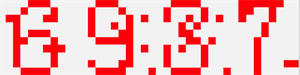
#> input picture Play/captcha/imgs/6937.png, 300 x 75 px; its folder holds only this picture in this run
$ python img_tools.py
#> lines starting #> are read from the running program, lines starting #| are printed output that depends on the picture; after the words box and inside, x2 and y2 are one past the last pixel; in counts of white or black regions, pixels touching at a corner belong together
"""
一些图像处理工具
"""
import os
from PIL import Image
from captcha.cfg import img_path, bin_clear_folder, origin_pic_folder, cut_pic_folder, data_root
from os.path import join
from captcha.svm_features import get_svm_test_txt,get_svm_train_txt


def get_bin_table(threshold=140):
    """
    获取灰度转二值的映射table
    :param threshold:
    :return:
    """
#> called with threshold = 140
    table = []
    for i in range(256):
        if i < threshold:
            table.append(0)
        else:
            table.append(1)

    return table


def sum_9_region(img, x, y):
    """
    9邻域框,以当前点为中心的田字框,黑点个数,作为移除一些孤立的点的判断依据
    :param img: Image
    :param x:
    :param y:
    :return:
    """
    cur_pixel = img.getpixel((x, y))  # 当前像素点的值
    width = img.width
    height = img.height

    if cur_pixel == 1:  # 如果当前点为白色区域,则不统计邻域值
        return 0

    if y == 0:  # 第一行
        if x == 0:  # 左上顶点,4邻域
            # 中心点旁边3个点
            sum = cur_pixel \
                  + img.getpixel((x, y + 1)) \
                  + img.getpixel((x + 1, y)) \
                  + img.getpixel((x + 1, y + 1))
            return 4 - sum
        elif x == width - 1:  # 右上顶点
            sum = cur_pixel \
                  + img.getpixel((x, y + 1)) \
                  + img.getpixel((x - 1, y)) \
                  + img.getpixel((x - 1, y + 1))

            return 4 - sum
        else:  # 最上非顶点,6邻域
            sum = img.getpixel((x - 1, y)) \
                  + img.getpixel((x - 1, y + 1)) \
                  + cur_pixel \
                  + img.getpixel((x, y + 1)) \
                  + img.getpixel((x + 1, y)) \
                  + img.getpixel((x + 1, y + 1))
            return 6 - sum
    elif y == height - 1:  # 最下面一行
        if x == 0:  # 左下顶点
            # 中心点旁边3个点
            sum = cur_pixel \
                  + img.getpixel((x + 1, y)) \
                  + img.getpixel((x + 1, y - 1)) \
                  + img.getpixel((x, y - 1))
            return 4 - sum
        elif x == width - 1:  # 右下顶点
            sum = cur_pixel \
                  + img.getpixel((x, y - 1)) \
                  + img.getpixel((x - 1, y)) \
                  + img.getpixel((x - 1, y - 1))

            return 4 - sum
        else:  # 最下非顶点,6邻域
            sum = cur_pixel \
                  + img.getpixel((x - 1, y)) \
                  + img.getpixel((x + 1, y)) \
                  + img.getpixel((x, y - 1)) \
                  + img.getpixel((x - 1, y - 1)) \
                  + img.getpixel((x + 1, y - 1))
            return 6 - sum
    else:  # y不在边界
        if x == 0:  # 左边非顶点
            sum = img.getpixel((x, y - 1)) \
                  + cur_pixel \
                  + img.getpixel((x, y + 1)) \
                  + img.getpixel((x + 1, y - 1)) \
                  + img.getpixel((x + 1, y)) \
                  + img.getpixel((x + 1, y + 1))

            return 6 - sum
        elif x == width - 1:  # 右边非顶点
            # print('%s,%s' % (x, y))
            sum = img.getpixel((x, y - 1)) \
                  + cur_pixel \
                  + img.getpixel((x, y + 1)) \
                  + img.getpixel((x - 1, y - 1)) \
                  + img.getpixel((x - 1, y)) \
                  + img.getpixel((x - 1, y + 1))

            return 6 - sum
        else:  # 具备9领域条件的
            sum = img.getpixel((x - 1, y - 1)) \
                  + img.getpixel((x - 1, y)) \
                  + img.getpixel((x - 1, y + 1)) \
                  + img.getpixel((x, y - 1)) \
                  + cur_pixel \
                  + img.getpixel((x, y + 1)) \
                  + img.getpixel((x + 1, y - 1)) \
                  + img.getpixel((x + 1, y)) \
                  + img.getpixel((x + 1, y + 1))
            return 9 - sum


def remove_noise_pixel(img, noise_point_list):
    """
    根据噪点的位置信息，消除二值图片的黑点噪声
    :type img:Image
    :param img:
    :param noise_point_list:
    :return:
    """
    for item in noise_point_list:
        img.putpixel((item[0], item[1]), 1)


def get_clear_bin_image(image):
    """
    获取干净的二值化的图片。
    图像的预处理：
    1. 先转化为灰度
    2. 再二值化
    3. 然后清除噪点
    参考:http://python.jobbole.com/84625/
    :type img:Image
    :return:
    """
    imgry = image.convert('L')  # 转化为灰度图

    table = get_bin_table()
    out = imgry.point(table, '1')  # 变成二值图片:0表示黑色,1表示白色

    noise_point_list = []  # 通过算法找出噪声点,第一步比较严格,可能会有些误删除的噪点
    for x in range(out.width):
        for y in range(out.height):
            res_9 = sum_9_region(out, x, y)
            if (0 < res_9 < 3) and out.getpixel((x, y)) == 0:  # 找到孤立点
                pos = (x, y)  #
                noise_point_list.append(pos)
    remove_noise_pixel(out, noise_point_list)
    return out


def get_crop_imgs(img):
    """
    按照图片的特点,进行切割,这个要根据具体的验证码来进行工作. # 见本例验证图的结构原理图
    分割图片是传统机器学习来识别验证码的重难点，如果这一步顺利的话，则多位验证码的问题可以转化为1位验证字符的识别问题
    :param img:
    :return:
    """
    child_img_list = []
    for i in range(4):
        x = 2 + i * (6 + 4)  # 见原理图
        y = 0
        child_img = img.crop((x, y, x + 6, y + 10))
        child_img_list.append(child_img)

    return child_img_list


# [26 lines left out: functions print_line_x, print_bin, not called in this run]


def save_crop_imgs(bin_clear_image_path, child_img_list):
    """
    输入：整个干净的二化图片
    输出：每张切成4版后的图片集
    保存切割的图片
    例如： A.png ---> A-1.png,A-2.png,... A-4.png 并保存，这个保存后需要去做label标记的
    :param bin_clear_image_path: xxxx/xxxxx/xxxxx.png 主要是用来提取切割的子图保存的文件名称
    :param child_img_list:
    :return:
    """
    full_file_name = os.path.basename(bin_clear_image_path)  # 文件名称
    full_file_name_split = full_file_name.split('.')
    file_name = full_file_name_split[0]
    # file_ext = full_file_name_split[1]

    i = 0
    print(cut_pic_folder)
    for child_img in child_img_list:
        cut_img_file_name = file_name + '-' + ("%s.png" % i)
        child_img.save(join(cut_pic_folder, cut_img_file_name))
        i += 1


# 训练素材准备：文件目录下面的图片的批量操作

# [12 lines left out: function batch_get_all_bin_clear, not called in this run]


def batch_cut_images():
    """
    训练素材准备。
    批量操作：分割切除所有 "二值 -> 除噪声" 之后的图片，变成所有的单字符的图片。然后保存到相应的目录，方便打标签
    """
    print(bin_clear_folder)
    file_list = os.listdir(bin_clear_folder)
    for file_name in file_list:
        bin_clear_img_path = os.path.join(bin_clear_folder, file_name)
        img = Image.open(bin_clear_img_path)
#> img is the input picture: PIL image 300x75 RGBA; mean R, G, B, A 244.5, 178.2, 180.6, 254.5

        child_img_list = get_crop_imgs(img)
#> after the loop in get_crop_imgs, `for i in range(4):`: child_img_list = 4 items
#> child_img_list = 4 items
        save_crop_imgs(bin_clear_img_path, child_img_list)  # 将切割的图进行保存，后面打标签时要用
#> the loop in save_crop_imgs, `for child_img in child_img_list:` made 4 passes
#> cut_img_file_name on passes 1 to 4: '6937-0.png', '6937-1.png', '6937-2.png', '6937-3.png'
#> after the loop in save_crop_imgs, `for child_img in child_img_list:`: i = 4


# 中间的demo效果演示


# [14 lines left out: function demo_cut_pic, not called in this run]


def get_bin_img_name(img_path):
    """
    根据原始origin 文件路径,获取二值而且去噪声的文件路径
    :param img_path:
    :type img_path:str
    :return:
    """
    path_split = img_path.split('/')
    file_name_split = path_split[-1].split('.')
    file_name = file_name_split[0]  # 文件名
    # file_ext = file_name_split[1]  # 扩展名

    new_file = '/'.join(item for item in path_split[:-2]) + '/bin_clear/' + file_name + '.png'
    return new_file


def demo_handle_save_bin_clear_pic(image):
    """
    图像处理函数的演示
    在训练分析阶段的时候使用:保存二次的二值图,
    :type img:Image
    :return:
    """
    out = get_clear_bin_image(image)
#> in get_clear_bin_image, `imgry = image.convert('L')`:
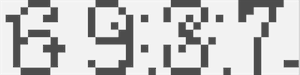
#> imgry: PIL image 300x75 L; min 75, max 252, mean 198.3
#> in get_clear_bin_image, `out = imgry.point(table, '1')`:
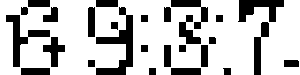
#> out: PIL image 300x75 1; 75% white; 27 black regions, largest, box (x1, y1, x2, y2) and area: (96, 7, 133, 75) 944, (6, 15, 50, 67) 624, (238, 0, 284, 22) 589
    new_file_path = get_bin_img_name(img_path)
    print(new_file_path)
    out.save(new_file_path)


if __name__ == "__main__":
    print(get_bin_table())
    batch_cut_images()
    # batch_get_all_bin_clear()  # 获取所有的二值化的初步去噪的图片
    # demo_cut_pic()  # 切割图片成单个字
    # save_train_txt()
    # save_test_txt()
    # crack_captcha()
    img = Image.open("imgs/6937.png")
    # handle_save_bin_clear_pic(img)
    # demo_cut_pic()
    demo_handle_save_bin_clear_pic(img)
